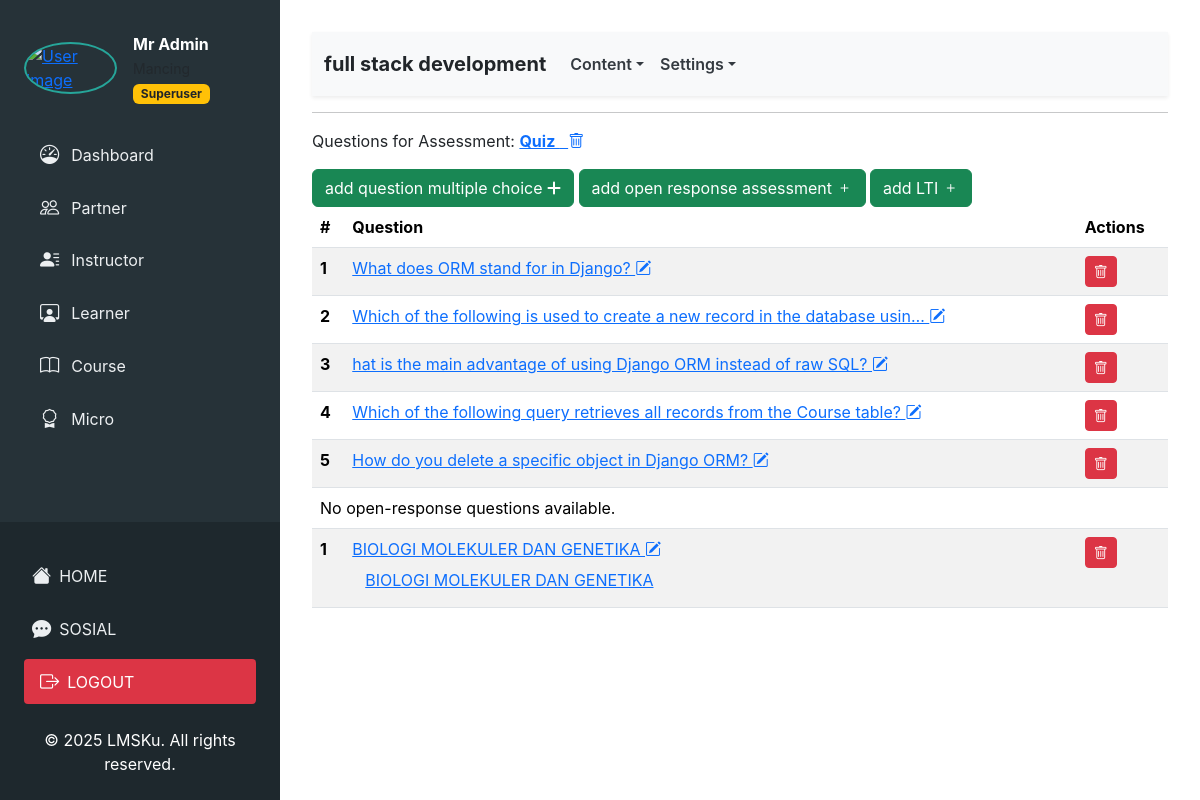
The page /questions/view/1/5/1/ (signed in) on the database as committed earlier.
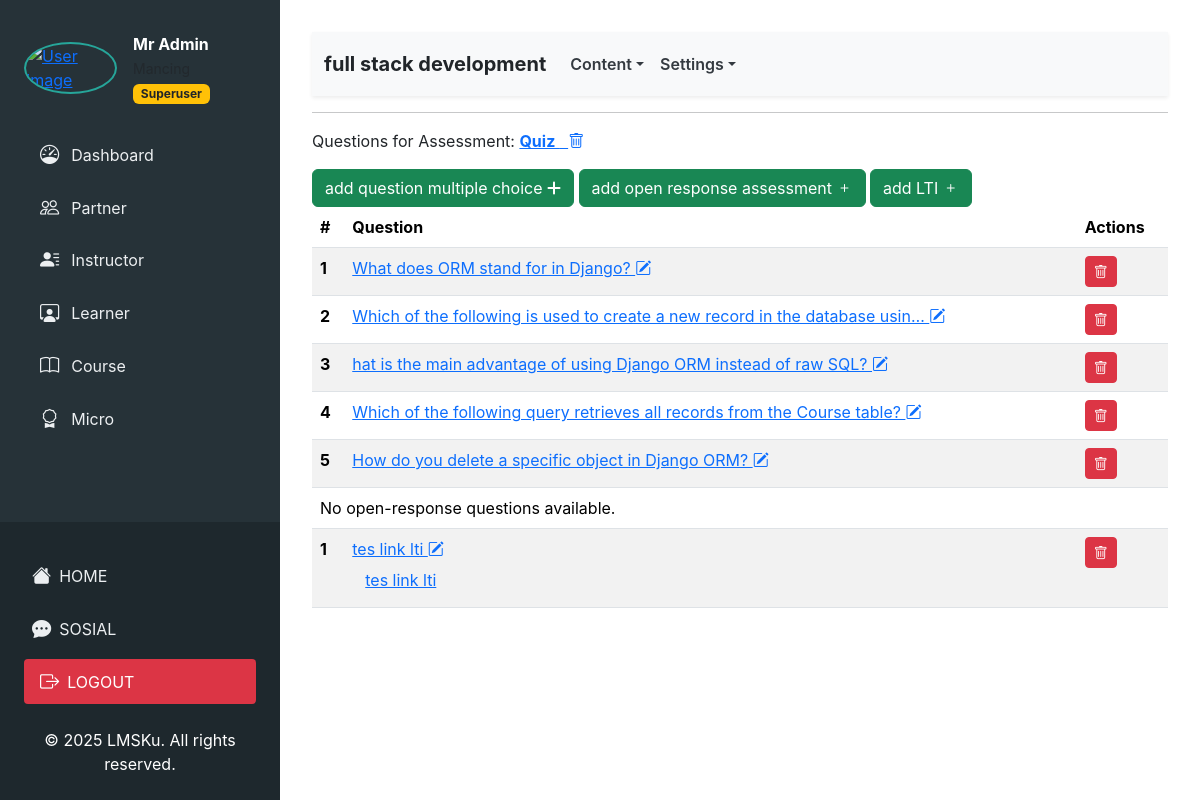
The same page on the database as committed later.
### courses/models.py (models this page shows, shortened)
class Question(models.Model):
    assessment = models.ForeignKey(Assessment, related_name="questions", on_delete=models.CASCADE)
    text = models.TextField(blank=True, null=True)
    created_at = models.DateTimeField(auto_now_add=True)

class LTIExternalTool(models.Model):
    name = models.CharField(max_length=255)  # Nama LTI tool, contoh: "Moodle" atau "Quiz Tool"
    launch_url = models.URLField()  # URL untuk peluncuran LTI
    consumer_key = models.CharField(max_length=255, null=True, blank=True)  # Kunci konsumen, opsional
    shared_secret = models.CharField(max_length=255)  # Secret key untuk autentikasi
    assessment = models.ForeignKey(Assessment, on_delete=models.CASCADE, related_name='lti_tools')
    lti_passport = models.CharField(max_length=255, blank=True, null=True)

### courses/views.py (the view)
@csrf_exempt
def question_view(request, idcourse, idsection, idassessment):
    if not request.user.is_authenticated:
        return redirect("/login/?next=%s" % request.path)
    if request.user.is_superuser:
        course = get_object_or_404(Course, id=idcourse)
    elif request.user.is_partner:
        course = get_object_or_404(Course, id=idcourse, org_partner__user_id=request.user.id)
    elif request.user.is_instructor:
        course = get_object_or_404(Course, id=idcourse, instructor__user_id=request.user.id)
    else:
        messages.error(request, "You do not have permission to view questions for this course.")
        return redirect('courses:home')  # Redirect to a safe page
    section = get_object_or_404(Section, id=idsection, courses=course)
    assessment = get_object_or_404(
        Assessment.objects.prefetch_related(
            'questions__choices',  # prefetch related choices for multiple-choice questions
            'ask_oras', #prefetch related ask_oras for open-response questions
            'lti_tools'  # prefetch related lti for lti_tools
        ),
        id=idassessment,
        section=section
    )
    return render(request, 'courses/view_question.html', {
        'course': course,
        'section': section,
        'assessment': assessment,
    })

### templates/courses/view_question.html (shortened to what the changed rows need)
{% extends 'home/tes.html' %}
{% block content %}
             <table class="table table-striped table-hover">
              <thead>
                <tr>
                  <th scope="col">#</th>
                  <th scope="col">Question</th>
                  <th scope="col">Actions</th>
                </tr>
              </thead>
              <tbody>
                {% for question in assessment.questions.all %}
                  <tr>
                    <th scope="row">{{ forloop.counter }}</th>
                    <td>
                      <a href="{% url 'courses:edit_question' course.id question.id section.id assessment.id %}">
                        {{ question.text | truncatechars:75 | safe }} <i class="bi bi-pencil-square"></i>
                      </a>
                    </td>
                    <td>
                      <form method="POST" action="{% url 'courses:delete_question' course.id question.id section.id assessment.id %}" style="display:inline;">
                        <button type="submit" class="btn btn-danger btn-sm">
                          <i class="bi bi-trash"></i>
                        </button>
                      </form>
                    </td>
                  </tr>
                {% empty %}
                  <tr>
                    <td colspan="3">No multiple-choice questions available.</td>
                  </tr>
                {% endfor %}
                 {% for lti in assessment.lti_tools.all %}
                  <tr>
                    <th scope="row">{{ forloop.counter }}</th>
                    <td>
                      <a href="{% url 'courses:edit_lti' idcourse=course.id idsection=section.id idlti=assessment.id id_lti_tool=lti.id %}">
                        {{ lti.name | truncatechars:75 | safe }}  <i class="bi bi-pencil-square"></i>
                      </a>
                      <form method="post" action="{% url 'courses:launch_lti' idcourse=course.id idsection=section.id idlti=assessment.id id_lti_tool=lti.id %}">
                          <button type="submit" class="btn btn-link">
                              {{ lti.name|truncatechars:75 }}
                          </button>
                      </form>
                    </td>
                    <td>
                      <form method="POST" action="{% url 'courses:delete_lti' idcourse=course.id idsection=section.id idlti=assessment.id id_lti_tool=lti.id %}"  style="display:inline;">
                        <button type="submit" class="btn btn-danger btn-sm">
                          <i class="bi bi-trash"></i>
                        </button>
                      </form>
                    </td>
                  </tr>
                {% empty %}
                  <tr>
                    <td colspan="3">No lti consume available.</td>
                  </tr>
                {% endfor %}
              </tbody>
            </table>
  {% endblock %}

Rows that differ between the two databases and show on the page:
removed LTIExternalTool: name "BIOLOGI MOLEKULER DAN GENETIKA"
added LTIExternalTool: name "tes link lti"
